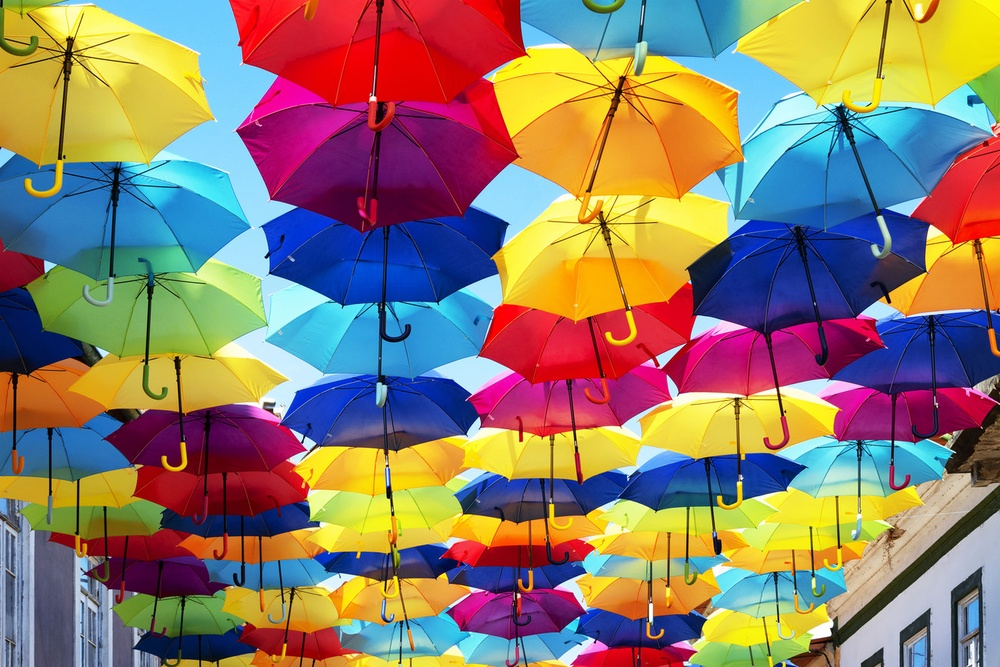
#> input picture colourful.jpg, 1000 x 667 px, shrunk from 1300 x 867 before the run
$ jupyter execute Color_Histogram.ipynb
#> lines starting #> are read from the running program, lines starting #| are printed output that depends on the picture
#> further down, input_image is the input picture: shape (667, 1000, 3); mean B, G, R 105.5, 124, 144.2
[cell 1]
import numpy as np
import cv2 as cv
from matplotlib import pyplot as plt

[cell 2]
def Histogram_Computation(image):

    image_height = image.shape[0]
#> image_height = 667
    image_width = image.shape[1]
#> image_width = 1000
    image_channels = image.shape[2]
#> image_channels = 3

    Histogram = np.zeros([256, image_channels], np.int32)

    for x in range(0, image_height):
        for y in range(0, image_width):
            for z in range(0, image_channels):
                Histogram[image[x, y, z,], z] +=1

    return Histogram

[cell 3]
def Plot_Histogram(Histogram):
    plt.rcParams['font.size'] = '16'

    plt.figure()
    plt.title("Color Image Histogram", fontsize=24)
    plt.xlabel("Intesity Level")
    plt.ylabel("Intensity Frequency")
    plt.xlim([0, 256])
    plt.plot(Histogram[:,0],'b')
    plt.plot(Histogram[:,1],'g')
    plt.plot(Histogram[:,2],'r')
    plt.savefig("Color_Histogram_Colourful.jpg")

[cell 4]
#Nacteni barevneho obrazku
path = 'colourful.jpg'

input_image = cv.imread(path)
Histogram = Histogram_Computation(input_image)
#> Histogram = 256 rows, first 8: [12528, 23836, 9738], [4026, 12306, 4243], [3717, 7488, 4104], [3069, 5240, 3216], [2799, 4055, 2661], [2498, 3499, 2369], [2380, 3095, 2222], [2495, 2959, 2214]

for i in range(0, Histogram.shape[0]):
    for n in range(0, Histogram.shape[1]):
        print("Histogram[" , i, ", ", n, "]: ", Histogram[i,n])
#> this loop made 256 passes
#> (printed output is left out)

Plot_Histogram(Histogram)
#> in Plot_Histogram, `plt.savefig("Color_Histogram_Colourful.jpg")`:
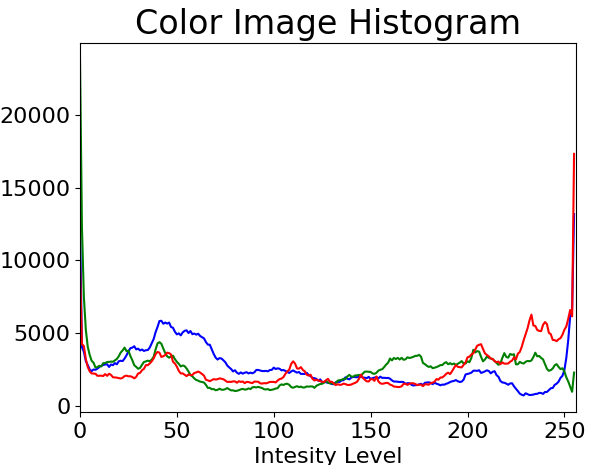
#> figure drawn by matplotlib, 1 panel; curve peaks at x = 255, y = 13191; curve peaks at x = 0, y = 23836; curve peaks at x = 255, y = 17333
